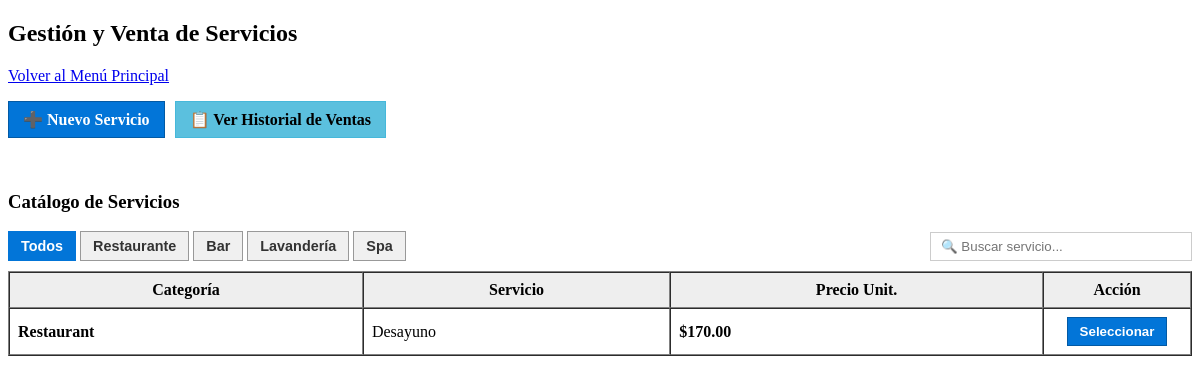
The app's page /servicios.php (signed in) with its own data.
### tables this page shows
CREATE TABLE `servicios` (
  `id_servicio` int(11) NOT NULL,
  `tipo_servicio` varchar(100) NOT NULL,
  `nombre_servicio` varchar(100) NOT NULL,
  `descripcion` text DEFAULT NULL,
  `precio` decimal(10,2) NOT NULL DEFAULT 0.00,
  `id_usuario` int(11) NOT NULL,
  `id_turno` int(11) NOT NULL
);

### servicios.php (the view, shortened to what this page needs)
<?php
require_once 'config/conexion.php';
function formatoPesos($monto, $con_decimales = true) {
    $decimales = $con_decimales ? 2 : 0;
    return '$' . number_format((float)$monto, $decimales, '.', ',');
}
$id_usuario_actual = $_SESSION['id_usuario'];
$stmt_turno = $pdo->prepare("SELECT id_turno FROM turnos WHERE id_usuario = :id_usuario AND estatus = 'abierto' LIMIT 1");
$stmt_turno->execute(['id_usuario' => $id_usuario_actual]);
$turno_activo = $stmt_turno->fetch();
$id_turno_actual = $turno_activo ? $turno_activo['id_turno'] : null;
$stmt_servicios = $pdo->query("SELECT * FROM servicios ORDER BY id_servicio DESC");
$servicios = $stmt_servicios->fetchAll();
?>
<!DOCTYPE html>
<html lang="es">
<head>
</head>
<body>
    <h2>Gestión y Venta de Servicios</h2>
    <p><a href="home.php">Volver al Menú Principal</a></p>
    <p style="display: flex; gap: 10px;">
        <a href="agregar_servicio.php" style="background-color: #0275d8; color: white; padding: 8px 14px; text-decoration: none; font-weight: bold; border: 1px solid #025aa5;">
            ➕ Nuevo Servicio
        </a>
        <a href="historial_ventas.php" style="background-color: #5bc0de; color: black; padding: 8px 14px; text-decoration: none; font-weight: bold; border: 1px solid #46b8da;">
            📋 Ver Historial de Ventas
        </a>
    </p>
    <br>
    <h3>Catálogo de Servicios</h3>
    <div style="display: flex; justify-content: space-between; align-items: center; flex-wrap: wrap; gap: 10px; margin-bottom: 10px;">
        <div style="display: flex; gap: 4px; flex-wrap: wrap;">
            <button type="button" class="btn-filtro-cat activo" onclick="seleccionarCategoria('todos', this)">Todos</button>
            <button type="button" class="btn-filtro-cat" onclick="seleccionarCategoria('restaurante', this)">Restaurante</button>
            <button type="button" class="btn-filtro-cat" onclick="seleccionarCategoria('bar', this)">Bar</button>
            <button type="button" class="btn-filtro-cat" onclick="seleccionarCategoria('lavanderia', this)">Lavandería</button>
            <button type="button" class="btn-filtro-cat" onclick="seleccionarCategoria('spa', this)">Spa</button>
        </div>
        <div>
            <input type="text"
                   id="buscarServicio"
                   onkeyup="filtrarServicios()"
                   placeholder="🔍 Buscar servicio..."
                   style="padding: 6px 10px; width: 240px; border: 1px solid #ccc;">
        </div>
    </div>
    <table id="tablaCatServicios" border="1" cellpadding="8" cellspacing="0" style="width: 100%;">
        <thead>
            <tr style="background-color: #eee;">
                <th>Categoría</th>
                <th>Servicio</th>
                <th>Precio Unit.</th>
                <th style="width: 130px; text-align: center;">Acción</th>
            </tr>
        </thead>
        <tbody>
            <?php if (count($servicios) > 0): ?>
                <?php foreach ($servicios as $s): ?>
                    <tr>
                        <td><strong><?php echo htmlspecialchars($s['tipo_servicio']); ?></strong></td>
                        <td><?php echo htmlspecialchars($s['nombre_servicio']); ?></td>
                        <td><strong><?php echo formatoPesos($s['precio']); ?></strong></td>
                        <td style="text-align: center;">
                            <button type="button"
                                    onclick="abrirModalVenta(<?php echo $s['id_servicio']; ?>, '<?php echo addslashes(htmlspecialchars($s['nombre_servicio'])); ?>', <?php echo $s['precio']; ?>)"
                                    <?php echo (!$id_turno_actual) ? 'disabled' : ''; ?>
                                    style="background-color: #0275d8; color: white; border: 1px solid #025aa5; padding: 6px 12px; cursor: pointer; font-weight: bold;">
                                Seleccionar
                            </button>
                        </td>
                    </tr>
                <?php endforeach; ?>
            <?php else: ?>
                <tr>
                    <td colspan="4">No hay servicios registrados en el catálogo.</td>
                </tr>
            <?php endif; ?>
        </tbody>
    </table>
</body>
</html>

### servicios.php (style rules this page uses)
.btn-filtro-cat { background-color: #f0f0f0; color: #333; border: 1px solid #999; padding: 6px 12px; cursor: pointer; font-size: 0.9em; font-weight: bold; }
.btn-filtro-cat.activo { background-color: #0275d8; color: white; border-color: #0275d8; }

### records on screen
servicios: tipo_servicio "Restaurant", nombre_servicio "Desayuno", precio "$170.00"
